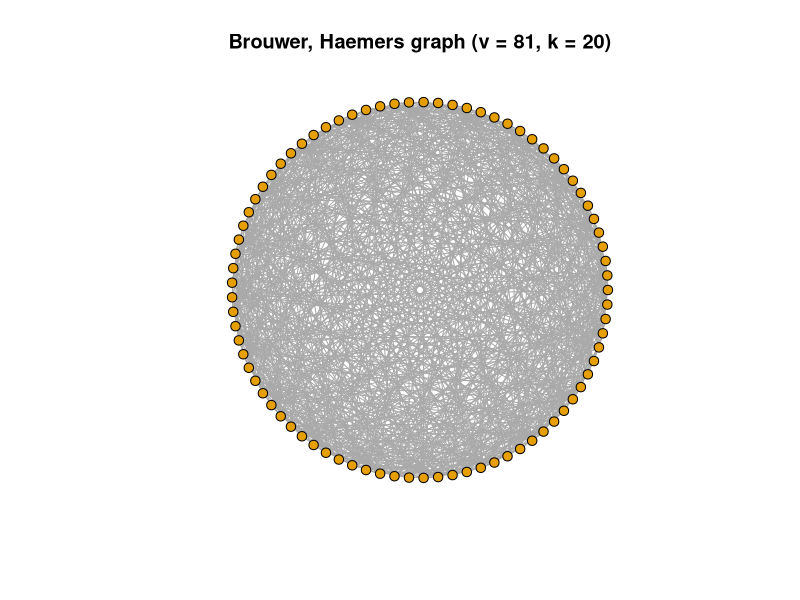
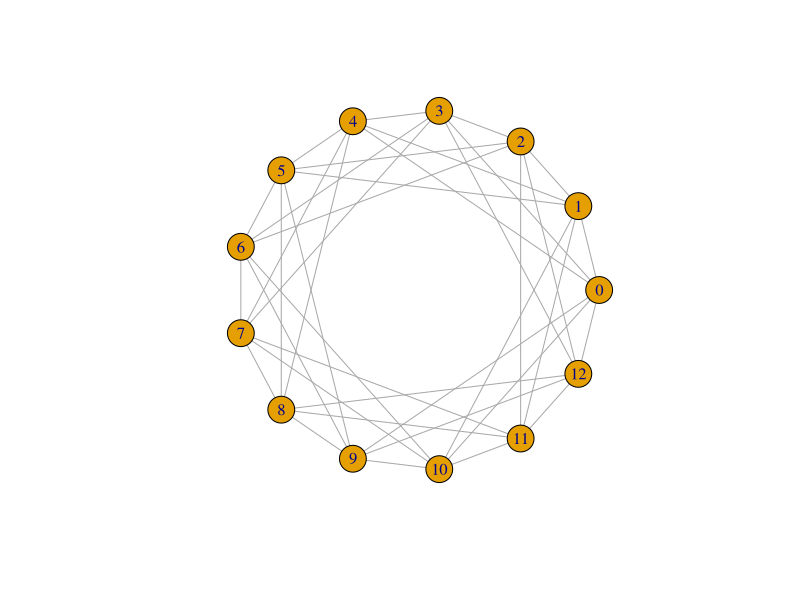
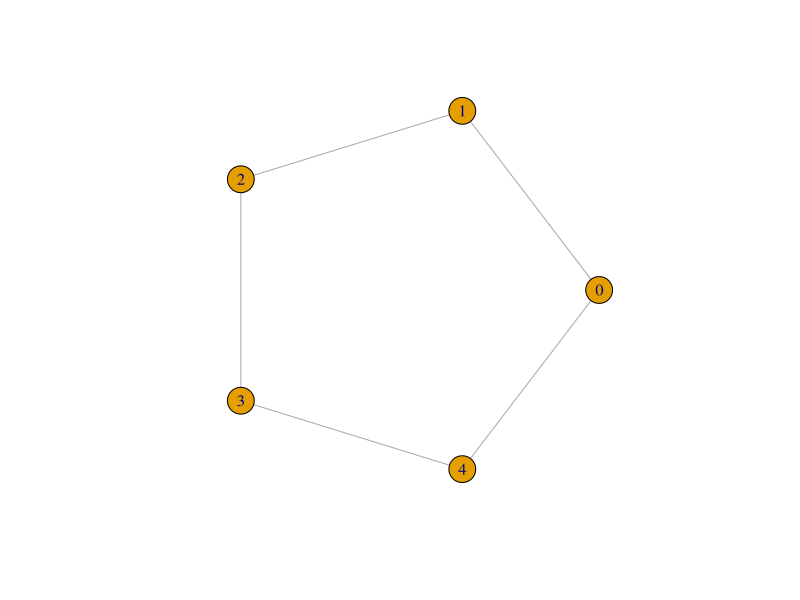

These charts were generated, in order, by the following R code:
## brouwer-haemers-graph.r
## Unlicense (Ø) 2023 CLP, MR-Amsterdam.
## -------------------------------------
## Strongly regular graphs SRG(v, k, λ, μ).
## Wikipedia (en), Strongly regular graph.
## Paley graphs,          SRG(v = 4t + 1, k = 2t, λ = t − 1, μ = t). 
## Brouwer Haemers graph. SRG(v = 81, k = 22, λ = 1, μ = 6).  
##
## References.
## Andries E. Brouwer & Hendrik Van Maldeghem, Strongly regular graphs, Amsterdam and Ghent, March 2021.
## Ch. 7.4.4 Paley graphs, Ch.10.28 The Brouwer-Haemers graph.
## [🔗](https://homepages.cwi.nl/~aeb/math/srg/rk3/srgw.pdf)
## 
## Brouwer, A.E.; Haemers, W.H, Structure and uniqueness of the (81, 20, 1, 6) strongly regular graph, Tilburg University.
## [🔗](https://pure.uvt.nl/ws/portalfiles/portal/996688/structur.pdf)
##
##  Brouwer, A.E., Paley graphs.
## [🔗](https://www.win.tue.nl/~aeb/graphs/Paley.html)
##
## Brouwer, A.E., Brouwer-Haemers graph
## [🔗](https://www.win.tue.nl/~aeb/graphs/Brouwer-Haemers.html)
##
##  Code layout.
## (i)   Theory, modern algebra
## (ii)  Finite field operations and structures
## (iii) Creating finite fields
## (iv)  Calculating residuals
## (v)   Creating and plotting the graph
## (vi)  Statistics
## (vii) Examples   
## 
## ----------------------------------------------------------------- (i)
## Some modern algebra (Artin, Galois Theory, p28).
## q is prime. Zq, or Z/qZ, integers modulo q, %% q in R, Zq is a field (K) iff q is prime.
## https://math.stackexchange.com/questions/252046/the-paley-graph-with-9-vertices
##
## q is a prime power p^d. GF(m)[X]/P is a field iff P is a prime ideal.
## Let K[x] be the polynomials with coefficients in K.
## Let p(x) be polynomial anx^n + an-1x^n-1 ... a0.
## Let p(x)K[x] be ideal P, consisting of all polynomials with factor p(x).
## Let F = K[x]/P be the ring of cosets. A field iff p is irreducible in K.
## Let q be the order of F. Note that P is the zero-element in F.
## F is homeomorphic to K(ξ) the field of formal expressions an-1ξ^n-1 ... a0.ξ^0.
## Powers of ξ less then n are linearly independent and
## ξ^n ≡ -(an-1ξ^n-1 ... a0.ξ^0).
##  
## An element is represented in R as vector c(an-1, ... a0).
## ξ^k corresponds with position q-k in vector c(...).
## Multiplication is implemented as shift register (to the left).
## Let p(x) = x^2 + x + 2, coefficients in K = Z3, -1 ≡ 2.
## ξ^2 ≡ -1ξ - 2, or  ξ^2 ≡ 2ξ + 1 this generates the cyclic field F9:
## ξ^0 = 1, ξ1 = ξ, ξ2 = 2ξ + 1, ξ3 = 2ξ + 2, ξ4 = 2, ξ5 = 2 ξ6 = ξ, ξ7 = ξ + 2, ξ8 = ξ + 1.
##
## Irreducible, primitive polynomials over GF(3)
## https://baylor-ir.tdl.org/bitstream/handle/2104/8793/GF3%20Polynomials.pdf?sequence=1
##
## ------------------------------------------------------------------- (ii)
## Primitive polynomials over finite fields GF(q).
## p(x) = m               GF(m), m is prime, d=1.
## px  <- c()
##
## p(x) = x^2 + x + 2     GF(3^2). m=3, d=2.
## px  <- -c(1, 2)        # primitive polynomial in K.
##
## p(x) = x^2 + x + 2     GF(5^2). m=5.
## px  <- -c(1, 2)        # primitive polynomial in K.
##
## p(x) = x^2 + x + 2     GF(7^2). m=7.
## px  <- -c(1, 3)        # primitive polynomial in K.
##
## p(x) = x^2 + x + 7     GF(11^2). m=11.
## px  <- -c(1,7)         # primitive polynomial in K.
##
## p(x) = x^2 + x + 2     GF(13^2). m=13.
## px  <- -c(1,2)         # primitive polynomial in K.
##
## p(x) = x^3 + x + 2     GF(5^3). m=5, d = 3.
## px  <- -c(1,1,3)       # primitive polynomial in K.
##
## BrHa                   Brouwers Haemers graph when TRUE
## p(x) = x^4 + x + 2     GF(3^4). m=3, d=4.
## px  <- -c(0, 0, 1, 2)  # primitive polynomial in K.
## -----------------------------------------------------------------------
BrHa  <- TRUE             # Adjacent vertices differ nonzero fourth power.
m     <- 3                # K = GF(m), E = GF(m^d).
px    <- -c(0,0,1,2)      # Primitive polynomial in K. 
d     <- length(px)       # d is degree of extension.

## calculate powers of ξ^n, ξ^n+1
pwx <- list()
nxt <- rep(0, d); nxt[1] <- 1     
for (i in seq_len(d-1) ) {
   nxt      <- (c(tail(nxt, d-1), 0) + head(nxt, 1) * px) %% m
   pwx[[i]] <- nxt
}

## multiply by ξ and reduce
gf_shift <- function(x, px, q=m) { n <- length(px); (c(tail(x, n-1), 0) + head(x, 1) * px) %% q }

## multiply in quotient ring K[x]/P)
## polynom package
## https://stackoverflow.com/questions/39979884/calculate-the-product-of-two-polynomial-in-r
gf_mult <- function(a, b, px=px, q=m) {
  n  <- length(a)
  ab <- outer(a, b)
  p  <- as.vector(tapply(ab, row(ab) + col(ab), sum))

  ## reduce powers x^q, x^q+1
  for (i in seq_len(n-1)) {
    p[- (1:n-1)] <-  tail(p, n) + pwx[[i]] * p[n - i]
  }
  return(tail(p, n) %% q)
}

## ---------------------------------------- (iii)
## create Galois field of order q (GFq).
## points in GF(q) == graph vertices.
if (d > 1) {
  start <- rep(0, d); start[d] <- 1
  alpha <- c(rep(0, d-2), c(1,0))
  nxt   <- start

  GFq <- list(rep(0, d))                # Galois field including zero.
  for (i in seq_len(m^d)+1) {
    GFq[i] <- list(nxt)
    nxt <- gf_mult(nxt, alpha)          # Shift left and reduce, multiply by ξ.
    if (all(nxt == start)) break        # Full cycle iff polynomial is primitive.
  }
} else {
  GFq <- seq_len(m)-1                   # Short cut as we do not know the primitive element.
  split(GFq, seq_along(GFq))            # transpose vector
}

q <- length(GFq)                        # Order of field.
stopifnot(q > 1)                        # Non trivial.
if (q != m^d) warning("Polynomial px is not primitive.") # Warning.
if (q %% 4 != 1) warning("Not a Paley graph")            # Warning.

## ----------------------------------------------------------- (iv)
## calculate all quadratic residuals in (QR).
QR <- list()
for ( i in seq_along(GFq[]) ){
    vtx <- GFq[[i]]
    if (BrHa && q == 81) vtx <- gf_mult(vtx, vtx)  # ^2
    QR[[i]] <- gf_mult(vtx, vtx)                   # ^2
}
QR <- unique(QR)

## ------------------------------------------------------------- (v)
## Calculate edges for all vertex pairs in upper half (el)
## Determmine difference k, i.
## If difference is a nonzero quadratic residual then create edge
idx <- 0
df <- data.frame(matrix(ncol = 3, nrow = 0, dimnames=list(NULL, c("to", "from", "diff"))))
for (i in seq_len(q-1)){
  for (k in seq(i+1, q) ){
    idx      <- idx + 1
    diff     <- GFq[[k]] - GFq[[i]]                 # difference between point k, i.
    diff <- (diff + m) %% m                         # all positive.
    df[idx,] <- c(i, k, list(list(diff)) )
  }
}

qresi <- match(df[,3], QR)                          # index in residuals QR.
df[, "qr-idx"] <- qresi
el <- df[!is.na(df[,"qr-idx"]),]                    # Remove non residuals.

## plot and statistics
library(igraph)
g <- graph_from_data_frame(el, directed = FALSE)
k   <- mean(min(degree(g)), max(degree(g)))
g$layout  <- layout_in_circle(g)
g$main <- paste0(ifelse(!exists("BrHa") || BrHa, "Brouwer, Haemers", "Payley"), " graph (v = ", q, ", k = ", k, ")")
V(g)$size <- 5
V(g)$label <- NA
c(q * (q-1) / 4, ecount(g))
plot(g)

## ----------------------------------------------------------- (vi)
ev  <- round(eigen(g[])$values, digits = 6)
nev <- length(unique(ev))
t   <- (q-1) / 4
{
message(sprintf(g$main))
message(sprintf("Vertices               : %i"      , vcount(g)))
message(sprintf("Degree (k)             : %i, %i"  , 2*t/(BrHa+1), k ))
message(sprintf("Eigenvalues (r, s, #)  : %.1f, %.1f, %i", max(ev), min(ev), nev) )
message(sprintf("Diameter               : %i"      , diameter(g)) )
message(sprintf("Radius                 : %i"      , radius(g)) )
message(sprintf("Girth (shortes cycle)  : %i"      , girth(g)$girth) )
message(sprintf("Independent set (α)    : %i"      , length(largest_ivs(g)[[1]])) )
message(sprintf("Edge connectivity      : %.1f"    , edge_connectivity(g)) )
message(sprintf("Edges                  : %.1f, %i", q * t/ (BrHa+1), ecount(g) ))
message(sprintf("Automorphisms          : %.1f, %s", d*q*(q-1) / 2, automorphisms(g)$group_size) )
}
max(greedy_vertex_coloring(g))
stopifnot(min(degree(g)) == max(degree(g)))
stopifnot(max(ev) == max(degree(g)))
stopifnot(nev == 3)

## ------------------------------------------------------------------------------------------------
## https://www.win.tue.nl/~aeb/graphs/srg/srgtab.html
## SRG parameters.
##  v   - number of vertices
##  k   - valency, degree
##  λ   - number of common neighbours of two adjacent vertices (lambda)
##  μ   - number of common neighbours of two nonadjacent vertices (mu)
##  r^f - positive eigenvalue with multiplicity
##  s^f - negative eigenvalue with multiplicity
##
## Paley graph
## For q = 4t + 1, the parameters are v = 4t + 1, k = 2t, λ = t − 1, μ = t.
## q 5 9 13 17 25 29 37 41 49 53 61 73 81 89 97 101 109 113 121 125 137 149 157 169 173 181 193 197
## α 2 3  3  3  5  4  4  5  7  5  5  5  9  5  6   5   6   7  11   7   7   7   7  13   8   7   7   8
## χ 3 3  5  6  5  8 10  9  7 11 13 15  9 18 17  21  19  17  11  18  20  22  23  13  22  26  28  25
## https://www.win.tue.nl/~aeb/graphs/Paley.html
##
## Brouwer Haemers graph, v = 81, k = 20,  λ = 1, μ = 6, α = 15, χ = 6 of 7(E van Dam).
## Radius = 2, Diameter = 2, Girth = 3.
## Automorphisms    : 233,280 (2^6 * 3^6 * 5)
## https://www.win.tue.nl/~aeb/graphs/Brouwer-Haemers.html
##
## ------------------------------------------------------------- (vii)
## Manual construction of the Paley graph for primes, q = 13.
q <- 13
g13 <- graph_from_literal( 0-1-2-3-4-5-6-7-8-9-10-11-12-0    # (1)
                       , 0-3-6-9-12-2-5-8-11-1-4-7-10-0    # (3)
                       , 0-4-8-12-3-7-11-2-6-10-1-5-9-0    # (4)
     )
dev.new(); plot(g13, layout=layout_in_circle)

# Or more general for q is prime.
q <- 13; QRg <- c(1,3,4)
q <- 17; QRg <- c(1,2,3,5)
q <- 5;  QRg <- c(1)
BrHA <- FALSE
g2 <- graph_from_data_frame(data.frame(from=numeric(), to=numeric()),
                           directed = FALSE,
                           vertices = seq(q) - 1)
for (h in QRg) {
     g2 <- g2 + path(as.character(seq(from=0, to=q*h, by=h) %% q) )
}
dev.new(); plot(g2, layout=layout_in_circle)

## ----------------------------------------------------------------
## compute generators of quadratic residues mod q, q is prime (QR).
q <- 29
q1 <- (seq(q/2) * seq(q/2)) %% q
q2 <- c(q1, -q1 + q) 
QRg <- sort(unique(q2[q2 < q/2]))
